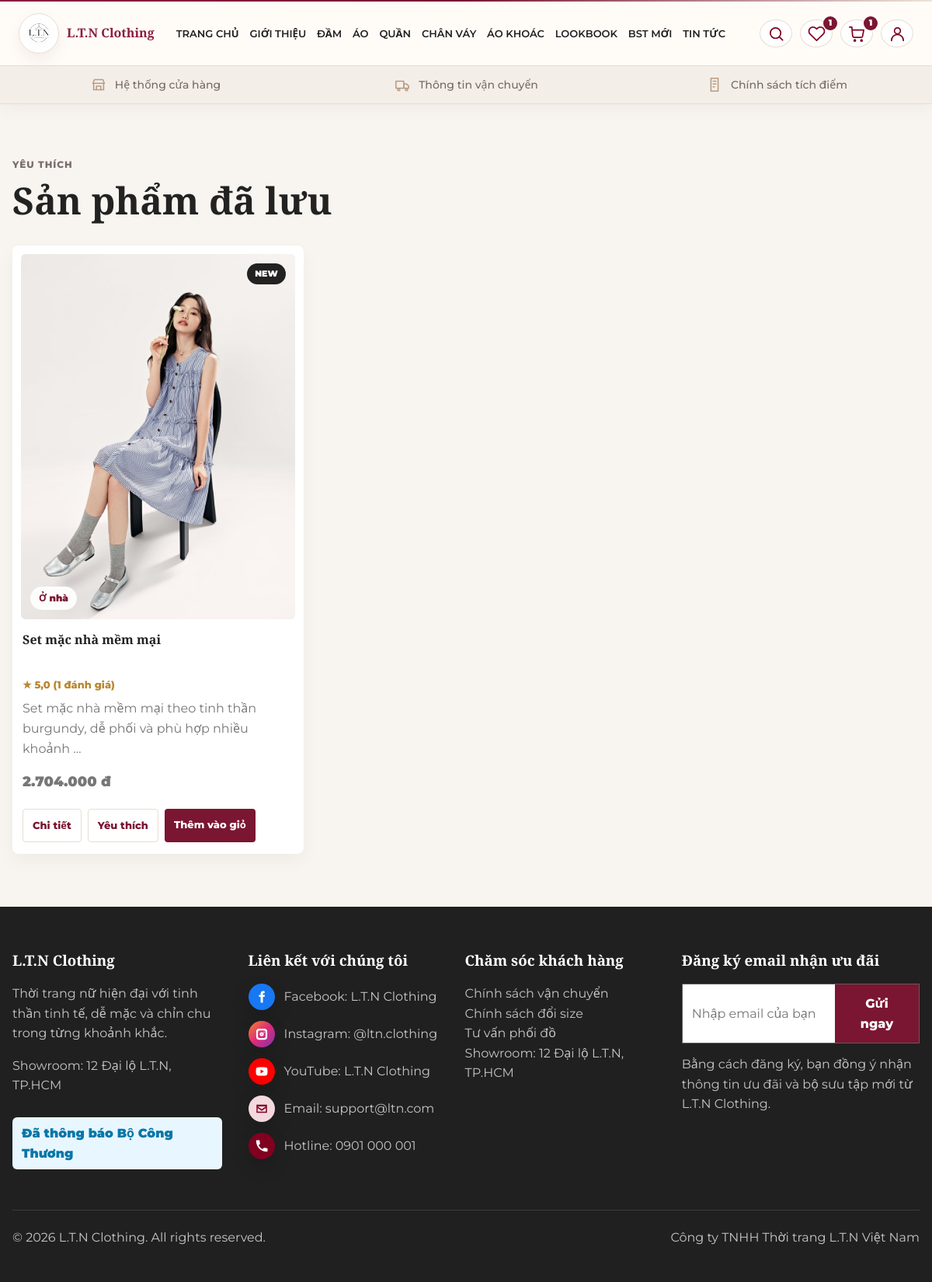
The app's page /wishlist/ (signed in) with its own data.
### shop/models.py (models this page shows, shortened)
class Wishlist(models.Model):
    user = models.ForeignKey(settings.AUTH_USER_MODEL, on_delete=models.CASCADE, related_name="wishlist_items")
    product = models.ForeignKey(Product, on_delete=models.CASCADE, related_name="wishlisted_by")
    created_at = models.DateTimeField(auto_now_add=True)
    class Meta:
        unique_together = ("user", "product")
        ordering = ["-created_at"]

class TimeStampedModel(models.Model):
    created_at = models.DateTimeField(auto_now_add=True)
    updated_at = models.DateTimeField(auto_now=True)
    class Meta:
        abstract = True

class Product(TimeStampedModel):
    category = models.ForeignKey(Category, on_delete=models.PROTECT, related_name="products")
    name = models.CharField(max_length=180)
    slug = models.SlugField(max_length=210, unique=True, blank=True, allow_unicode=True)
    sku = models.CharField(max_length=60, unique=True)
    description = models.TextField()
    price = models.DecimalField(max_digits=12, decimal_places=0)
    sale_price = models.DecimalField(max_digits=12, decimal_places=0, blank=True, null=True)
    stock = models.PositiveIntegerField(default=0)
    main_image = models.ImageField(upload_to="products/", blank=True, null=True)
    is_featured = models.BooleanField(default=False)
    is_new = models.BooleanField(default=False)
    is_sale = models.BooleanField(default=False)
    is_active = models.BooleanField(default=True)
    class Meta:
        ordering = ["-created_at"]
    def get_active_sale(self):
        now = timezone.now()
        targets = SaleTarget.objects.select_related("campaign").filter(
            campaign__is_active=True,
            campaign__start_date__lte=now,
            campaign__end_date__gte=now,
        ).filter(
            models.Q(product=self) |
            models.Q(category=self.category) |
            models.Q(collection__products=self)
        )
        best_campaign = None
        best_price = self.price
        best_priority = 99
        if best_campaign:
            best_campaign._ltn_sale_price = best_price
            best_campaign._ltn_target_priority = best_priority
        return best_campaign
    def get_final_price(self):
        campaign = self.get_active_sale()
        if campaign:
            return campaign._ltn_sale_price
        if self.sale_price is not None and self.sale_price < self.price:
            return max(Decimal("0"), self.sale_price)
        return self.price
    def is_on_sale(self):
        return self.get_final_price() < self.price
    @property
    def final_price(self):
        return self.get_final_price()
    @property
    def has_sale(self):
        return self.is_on_sale()
    @property
    def average_rating(self):
        value = self.reviews.filter(is_approved=True).aggregate(avg=Avg("rating"))["avg"] or 0
        return round(float(value), 1)
    @property
    def review_count(self):
        return self.reviews.filter(is_approved=True).count()
    def get_absolute_url(self):
        return reverse("shop:product_detail", kwargs={"slug": self.slug})

class Category(TimeStampedModel):
    name = models.CharField(max_length=120)
    slug = models.SlugField(max_length=140, unique=True, blank=True, allow_unicode=True)
    icon = models.ImageField(upload_to="categories/icons/", blank=True, null=True)
    description = models.TextField(blank=True)
    image = models.ImageField(upload_to="categories/", blank=True, null=True)
    sort_order = models.PositiveIntegerField(default=0)
    is_active = models.BooleanField(default=True)
    class Meta:
        ordering = ["sort_order", "name"]
        verbose_name_plural = "Categories"

### shop/views.py (the view)
# urls.py: path("wishlist/", views.wishlist, name="wishlist"),
@login_required
def wishlist(request):
    items = Wishlist.objects.filter(user=request.user).select_related("product", "product__category")
    return render(request, "shop/wishlist.html", {"items": items})

### shop/context_processors.py (called while the page is built)
def dashboard_url_for_user(user):
    if not user.is_authenticated:
        return "/login/"
    role = getattr(getattr(user, "profile", None), "role", "")
    if user.is_superuser or role == "ADMIN":
        return "/dashboard/"
    if role == "STAFF":
        return "/staff/"
    return "/profile/"

def cart_counter(request):
    user_dashboard_url = dashboard_url_for_user(request.user)
    if not request.user.is_authenticated:
        return {"cart_count": 0, "wishlist_count": 0, "user_dashboard_url": user_dashboard_url}
    cart, _ = Cart.objects.get_or_create(user=request.user)
    return {
        "cart_count": sum(item.quantity for item in cart.items.all()),
        "wishlist_count": Wishlist.objects.filter(user=request.user).count(),
        "user_dashboard_url": user_dashboard_url,
    }

### shop/templatetags/shop_extras.py (called while the page is built)
@register.filter
def vnd(value):
    try:
        number = int(value or 0)
    except (TypeError, ValueError):
        number = 0
    return f"{number:,}".replace(",", ".") + " đ"

### templates/shop/wishlist.html (shortened to what this page needs)
{% extends "base.html" %}
{% block content %}
<main class="container section">
  <div class="page-head"><div><p class="eyebrow">Yêu thích</p><h1>Sản phẩm đã lưu</h1></div></div>
  <div class="grid grid-3">
    {% for item in items %}
      {% with product=item.product %}{% include "partials/product_card.html" %}{% endwith %}
    {% empty %}<div class="empty">Bạn chưa lưu sản phẩm yêu thích.</div>{% endfor %}
  </div>
</main>
{% endblock %}

### templates/partials/product_card.html (shortened to what this page needs)
{% load shop_extras %}
<article class="card product-card">
  <a class="product-art" href="{{ product.get_absolute_url }}">
    {% if product.main_image %}
      <img src="{{ product.main_image.url }}" alt="{{ product.name }}" loading="lazy">
    {% else %}
      <img src="/static/WEBIMG/sang trọng.1.png" alt="{{ product.name }}" loading="lazy">
    {% endif %}
    <span class="badge">{{ product.category.name }}</span>
    {% if product.has_sale %}
      <span class="product-flag sale">{% if product.get_discount_percent %}-{{ product.get_discount_percent }}%{% else %}Sale{% endif %}</span>
    {% elif product.is_new %}
      <span class="product-flag new">New</span>
    {% endif %}
  </a>
  <div class="content">
    <h3>{{ product.name }}</h3>
    <div class="product-rating"><span>★</span> {{ product.average_rating|default:"0" }} ({{ product.review_count }} đánh giá)</div>
    <p>{{ product.description|truncatewords:16 }}</p>
    <p class="price">
      {{ product.final_price|vnd }}
    </p>
    <div class="hero-actions">
      <a class="btn secondary" href="{{ product.get_absolute_url }}">Chi tiết</a>
      <a class="btn secondary" href="{% url 'shop:toggle_wishlist' product.id %}">Yêu thích</a>
      <a class="btn" href="{% url 'shop:add_to_cart' product.id %}">Thêm vào giỏ</a>
    </div>
  </div>
</article>

### static/css/base.css (style rules this page uses)
* { box-sizing: border-box; }
body { margin: 0; font-family: "Segoe UI", Arial, sans-serif; color: var(--text-dark); background: var(--cream-bg); line-height: 1.6; }
a { color: inherit; text-decoration: none; }
img { display: block; max-width: 100%; }
h1, h2, h3, p { margin-top: 0; }
h1 { font-size: clamp(36px, 5vw, 66px); line-height: 1.05; letter-spacing: 0; }
h3 { line-height: 1.2; }
.container { width: min(1180px, calc(100% - 32px)); margin: auto; }
.section { padding: 68px 0; }
.eyebrow { color: var(--fashion-maroon); font-size: 12px; font-weight: 800; letter-spacing: .08em; text-transform: uppercase; }
.btn, button { border: 0; border-radius: 6px; background: var(--fashion-maroon); color: var(--white); padding: 12px 18px; font: inherit; font-weight: 800; cursor: pointer; transition: transform .18s ease, box-shadow .18s ease, background .18s ease; }
.btn.secondary, button.secondary { background: var(--white); color: var(--fashion-maroon); border: 1px solid var(--border); }
.grid { display: grid; gap: 22px; }
.grid-3 { grid-template-columns: repeat(3, minmax(0, 1fr)); }
.card { background: var(--white); border: 1px solid var(--border); border-radius: 8px; padding: 22px; box-shadow: 0 16px 36px rgba(59, 13, 17, .08); }
.badge { display: inline-flex; align-items: center; width: max-content; border-radius: 999px; background: var(--rose-bg); color: var(--fashion-maroon); padding: 5px 11px; font-size: 12px; font-weight: 900; }

### static/css/layout.css (style rules this page uses)
.hero-actions { display: flex; flex-wrap: wrap; gap: 12px; margin-top: 20px; }
.page-head { display: flex; justify-content: space-between; align-items: start; gap: 16px; margin-bottom: 24px; }
.page-head h1 { margin-bottom: 8px; font-size: clamp(30px, 4vw, 48px); }
.page-head p { color: var(--text-muted); }

### static/css/customer.css (style rules this page uses)
.product-card { padding: 0; overflow: hidden; }
.product-card .content { padding: 18px; }
.product-art { position: relative; min-height: 240px; display: block; overflow: hidden; background: linear-gradient(135deg, var(--dark-cherry), var(--fashion-maroon)); border-radius: 8px 8px 0 0; }
.product-art img { width: 100%; height: 100%; min-height: 240px; object-fit: cover; transition: transform .35s ease; }
.product-art .badge { position: absolute; left: 14px; bottom: 14px; background: rgba(255, 255, 255, .9); }
.price { color: var(--fashion-maroon); font-size: 20px; font-weight: 900; }

### records on screen
Wishlist: product.main_image (picture), product.category.name "Ở nhà", product.name "Set mặc nhà mềm mại", product.average_rating "5,0", product.review_count "1", product.description "Set mặc nhà mềm mại theo tinh thần burgundy, dễ phối và phù hợp nhiều khoảnh …", product.final_price|vnd "2.704.000 đ"

### other values on screen
{{ wishlist_count }} "1"
{{ cart_count }} "1"
